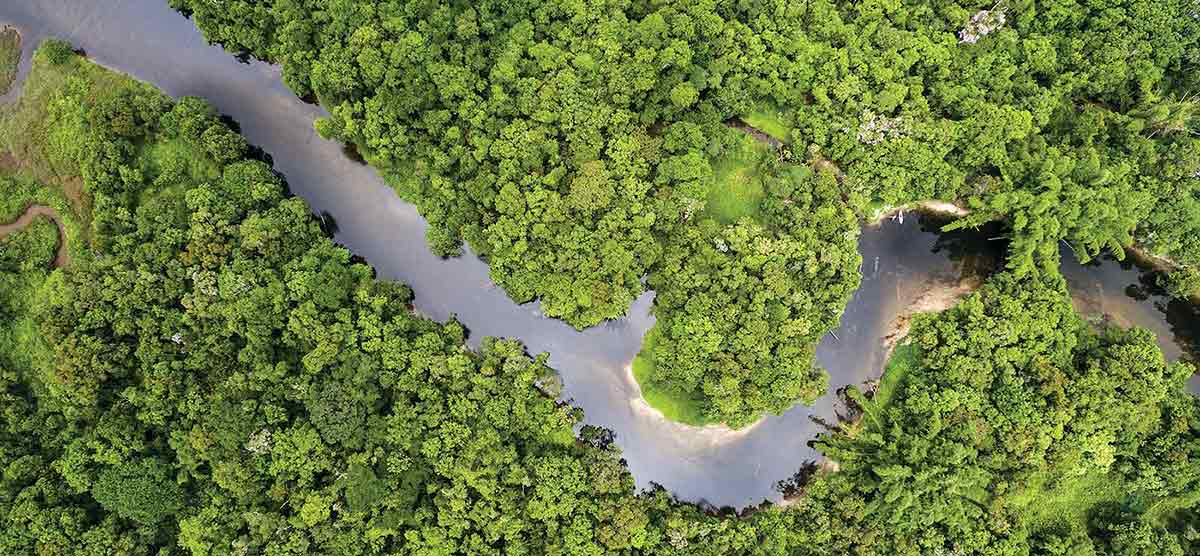
#> input picture GreenPath AI/GreenPath AI/data/images/sample.jpg, 1200 x 556 px
$ python -i aqi_model.py   (imports and definitions only)   (older library calls are emulated)
#> lines starting #> are read from the running program, lines starting #| are printed output that depends on the picture
"""
GreenPath AI — Visual Air Quality Estimation (AQI) Module
Calculates a scientifically backed environmental assessment by combining:
1. Atmospheric Haze Index using a Dark Channel Prior (DCP) computer vision algorithm.
2. Particulate Matter (PM2.5/PM10) dry deposition capacity based on tree crown leaf area.
3. Contrast and Laplacian variance for visual clarity indices.
4. US EPA standard AQI scaling with tree filtration offsets.
"""

import cv2
import numpy as np

def analyze_environment(image_path, tree_count=0, green_percent=0.0, live_pm2_5=None, live_aqi=None):
    """
    Analyzes an aerial image to estimate atmospheric clarity, haze density,
    and returns a structured environmental and AQI analysis.
    """
#> called with image_path = 'data/images/sample.jpg', tree_count = 0, green_percent = 0
    image = cv2.imread(image_path)
#> image is the input picture: shape (556, 1200, 3); mean B, G, R 68.8, 124.1, 108.5
    if image is None:
        return {
            "error": "Error: Image not found",
            "final_score": 0,
            "estimated_aqi": 100,
            "aqi_category": "Unknown",
            "haze_index": 0.0,
            "filtration_capacity": 0.0,
            "result_string": "Error: Image not found"
        }

    # Standardize image size for processing
    image_resized = cv2.resize(image, (512, 512))
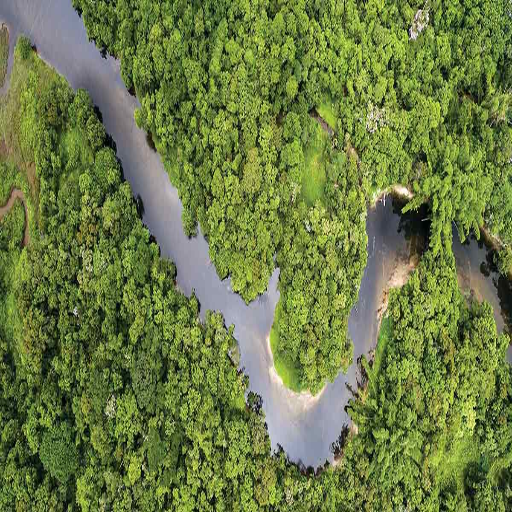
#> image_resized: shape (512, 512, 3); mean B, G, R 68.7, 124, 108.4
    gray = cv2.cvtColor(image_resized, cv2.COLOR_BGR2GRAY)
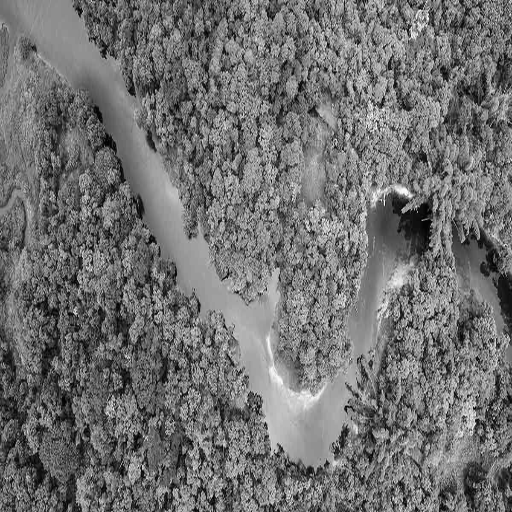
#> gray: shape (512, 512); min 1, max 253, mean 113

    # ================================================================
    # 1. ATMOSPHERIC HAZE INDEX (Dark Channel Prior Approximation)
    # ================================================================
    # In clear weather, dark pixels in shadows/foliage are very dark (near 0).
    # In hazy/smoggy weather, atmospheric scatter increases the brightness of these shadows.
    dark_channel = np.min(image_resized, axis=2)
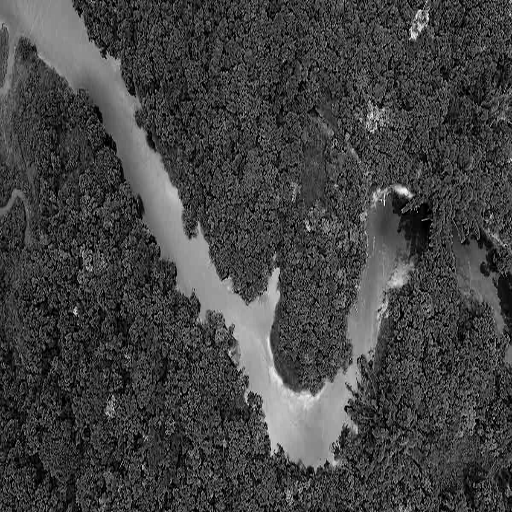
#> dark_channel: shape (512, 512); min 0, max 251, mean 67.2
    # Apply local minimum filter (erosion) to get dark channel prior
    kernel = cv2.getStructuringElement(cv2.MORPH_RECT, (15, 15))
    dark_channel = cv2.erode(dark_channel, kernel)
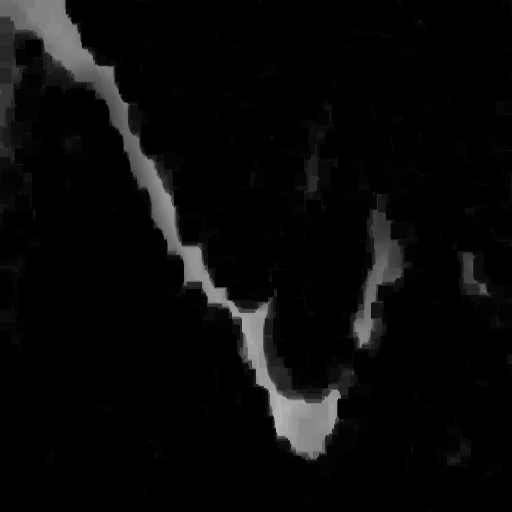
#> dark_channel: shape (512, 512); min 0, max 182, mean 9.6

    # Average value of dark channel normalized to [0, 100]
    haze_density = np.mean(dark_channel)
#> haze_density = 9.61
    haze_index = min(100.0, max(0.0, (haze_density / 255.0) * 100.0 * 1.5))
#> haze_index = 5.65

    # ================================================================
    # 2. VISUAL CLARITY & CONTRAST
    # ================================================================
    # Laplacian variance measures edge sharpness (contrast & blur)
    laplacian_var = cv2.Laplacian(gray, cv2.CV_64F).var()
#> laplacian_var = 8488.6
    # Normalized clarity score: higher variance = clearer air
    clarity_score = min(100.0, max(0.0, (laplacian_var / 220.0) * 100.0))
#> clarity_score = 100

    # Image standard deviation measures overall contrast
    contrast = gray.std()
#> contrast = 44.73
    contrast_score = min(100.0, max(0.0, (contrast / 75.0) * 100.0))
#> contrast_score = 59.64

    # ================================================================
    # 3. PM2.5 PARTICULATE FILTRATION CAPACITY
    # ================================================================
    # Standard dry deposition: A mature tree crown absorbs approx 0.15 kg PM2.5/year.
    # Active grass/undercanopy cover absorbs approx 0.04 kg PM2.5/m2/year.
    pm_filtration_kg = (tree_count * 0.15) + (green_percent * 0.05)

    # ================================================================
    # 4. SCIENTIFIC AQI & ENVIRONMENTAL INDEX MODEL
    # ================================================================
    # Haze baseline AQI: anchor to live regional AQI if available, otherwise estimate from haze
    if live_aqi is not None:
        base_pollution_aqi = float(live_aqi) + (haze_index * 0.4)
    else:
        base_pollution_aqi = 40.0 + (haze_index * 1.6)
#> base_pollution_aqi = 49.04

    # Contrast/Clarity compensation: clear high-contrast frames indicate lower local PM density
    clarity_discount = (clarity_score * 0.2) + (contrast_score * 0.1)
#> clarity_discount = 25.96

    # Tree canopy filtration offset (mitigates particulate density)
    filtration_offset = pm_filtration_kg * 6.5

    # Calculate final AQI based on environmental factors
    calculated_aqi = int(base_pollution_aqi - clarity_discount - filtration_offset)
#> calculated_aqi = 23
    estimated_aqi = max(10, min(500, calculated_aqi))
#> estimated_aqi = 23

    # Calculate standard EPA categories
    if estimated_aqi <= 50:
        category = "Good (0-50) 🌿"
        color = "var(--primary)"
    elif estimated_aqi <= 100:
        category = "Moderate (51-100) 🌤"
        color = "var(--accent-orange)"
    elif estimated_aqi <= 150:
        category = "Unhealthy for Sensitive Groups (101-150) 🟡"
        color = "var(--accent-orange)"
    elif estimated_aqi <= 200:
        category = "Unhealthy (151-200) 🌫"
        color = "var(--accent-red)"
    else:
        category = "Hazardous (200+) ⚠️"
        color = "var(--accent-red)"

    # Combine into a unified health rating score [0-100]
    final_score = int(100 - (estimated_aqi / 5.0) + (green_percent * 0.2))
#> final_score = 95
    final_score = max(5, min(100, final_score))

    result_string = f"Environmental Score: {final_score}/100 | Estimated AQI: {category}"

    return {
        "final_score": final_score,
        "estimated_aqi": estimated_aqi,
        "aqi_category": category,
        "haze_index": round(haze_index, 1),
        "filtration_capacity": round(pm_filtration_kg, 2),
        "result_string": result_string,
        "color": color
    }

>>> result = analyze_environment('data/images/sample.jpg')
#> result = 7 items
